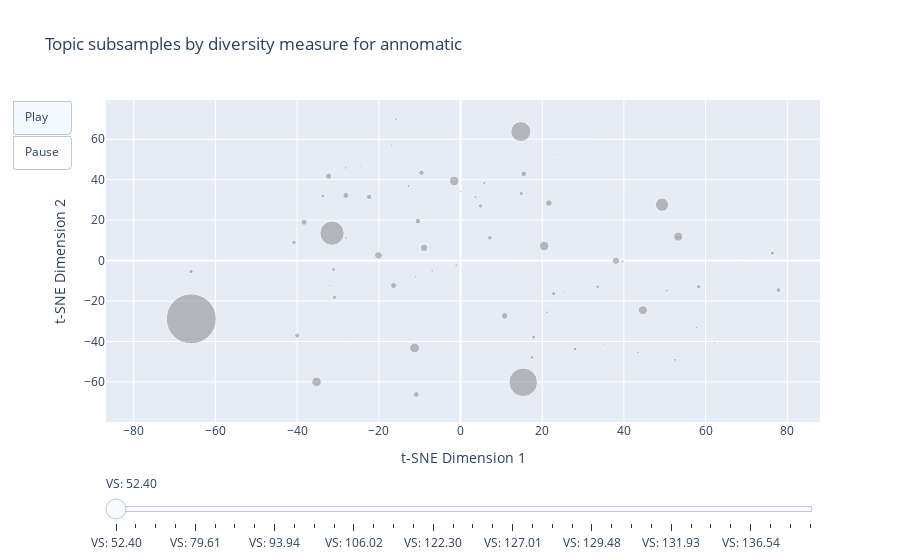
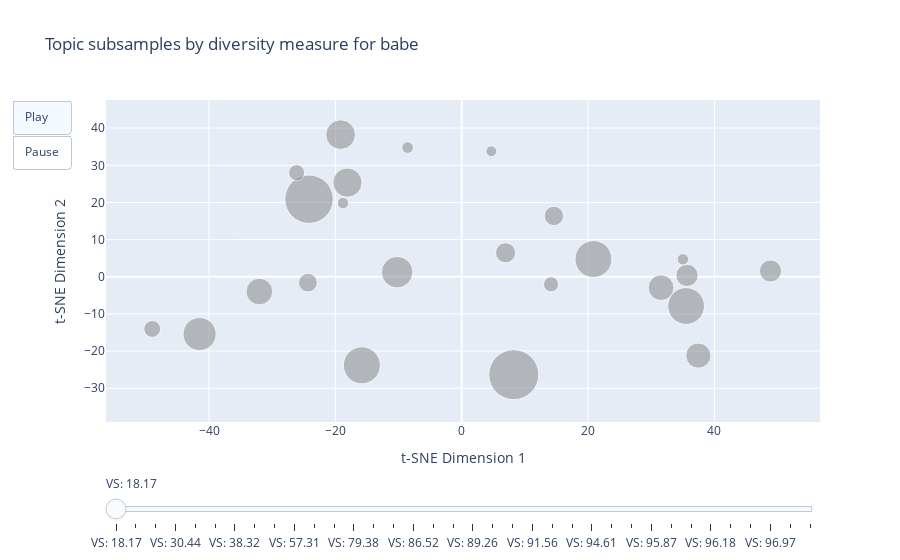
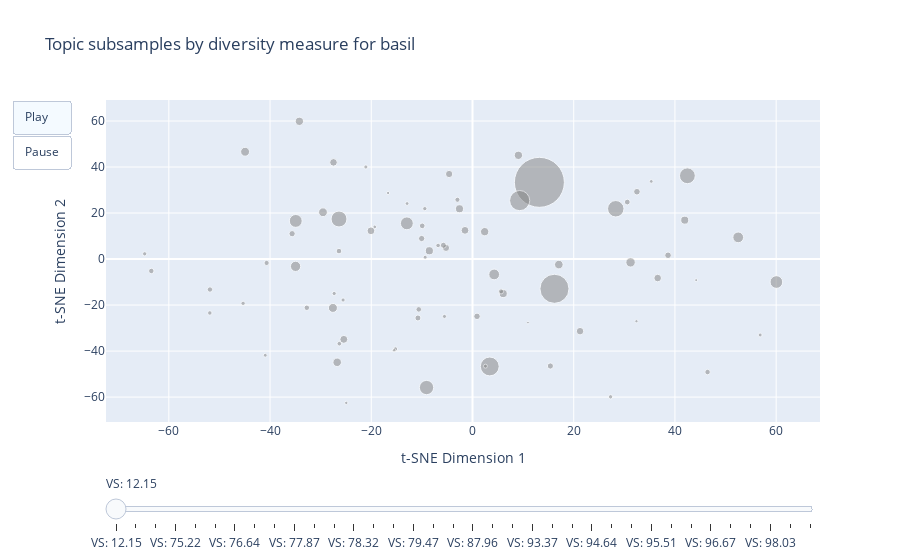

Source (notebook cell) for these figures, in order:
### Code cell
for dataset_name, df in datasets.items():
    topic_subsamples = load_subsamples(dataset_name, "topic")  
    create_plot_for_topics_with_tsne(dataset_name, df, topic_subsamples)

### Figure 1 — Plotly figure (JSON) as saved in the notebook; plotly's stock layout.template omitted (floating-point values rounded to 4 significant figures; data arrays with more than 128 entries replaced by an {"elided": "..."} marker saying what was removed)
{"data": [{"hoverinfo": "text", "marker": {"color": "gray", "opacity": 0.5, "size": {"elided": "133 float values"}}, "mode": "markers", "name": "Whole Dataset", "text": {"elided": "133 str values"}, "type": "scatter", "x": {"elided": "133 float values"}, "y": {"elided": "133 float values"}}], "layout": {"sliders": [{"active": 0, "pad": {"t": 50}, "steps": [{"args": [["alpha_0_001_idx_1"], {"frame": {"duration": 500, "redraw": true}, "mode": "immediate"}], "label": "VS: 52.40", "method": "animate"}, {"args": [["alpha_0_005_idx_3"], {"frame": {"duration": 500, "redraw": true}, "mode": "immediate"}], "label": "VS: 58.18", "method": "animate"}, {"args": [["alpha_0_005_idx_2"], {"frame": {"duration": 500, "redraw": true}, "mode": "immediate"}], "label": "VS: 66.95", "method": "animate"}, {"args": [["alpha_0_01_idx_3"], {"frame": {"duration": 500, "redraw": true}, "mode": "immediate"}], "label": "VS: 78.36", "method": "animate"}, {"args": [["alpha_0_01_idx_1"], {"frame": {"duration": 500, "redraw": true}, "mode": "immediate"}], "label": "VS: 79.61", "method": "animate"}, {"args": [["alpha_0_005_idx_1"], {"frame": {"duration": 500, "redraw": true}, "mode": "immediate"}], "label": "VS: 89.29", "method": "animate"}, {"args": [["alpha_0_001_idx_2"], {"frame": {"duration": 500, "redraw": true}, "mode": "immediate"}], "label": "VS: 90.51", "method": "animate"}, {"args": [["alpha_0_01_idx_2"], {"frame": {"duration": 500, "redraw": true}, "mode": "immediate"}], "label": "VS: 93.80", "method": "animate"}, {"args": [["alpha_0_05_idx_1"], {"frame": {"duration": 500, "redraw": true}, "mode": "immediate"}], "label": "VS: 93.94", "method": "animate"}, {"args": [["alpha_0_001_idx_3"], {"frame": {"duration": 500, "redraw": true}, "mode": "immediate"}], "label": "VS: 96.75", "method": "animate"}, {"args": [["alpha_0_05_idx_3"], {"frame": {"duration": 500, "redraw": true}, "mode": "immediate"}], "label": "VS: 97.51", "method": "animate"}, {"args": [["alpha_0_1_idx_2"], {"frame": {"duration": 500, "redraw": true}, "mode": "immediate"}], "label": "VS: 104.74", "method": "animate"}, {"args": [["alpha_0_05_idx_2"], {"frame": {"duration": 500, "redraw": true}, "mode": "immediate"}], "label": "VS: 106.02", "method": "animate"}, {"args": [["alpha_0_08_idx_1"], {"frame": {"duration": 500, "redraw": true}, "mode": "immediate"}], "label": "VS: 111.77", "method": "animate"}, {"args": [["alpha_0_1_idx_1"], {"frame": {"duration": 500, "redraw": true}, "mode": "immediate"}], "label": "VS: 113.18", "method": "animate"}, {"args": [["alpha_0_1_idx_3"], {"frame": {"duration": 500, "redraw": true}, "mode": "immediate"}], "label": "VS: 119.91", "method": "animate"}, {"args": [["alpha_0_08_idx_2"], {"frame": {"duration": 500, "redraw": true}, "mode": "immediate"}], "label": "VS: 122.30", "method": "animate"}, {"args": [["alpha_0_08_idx_3"], {"frame": {"duration": 500, "redraw": true}, "mode": "immediate"}], "label": "VS: 122.86", "method": "animate"}, {"args": [["alpha_1_idx_3"], {"frame": {"duration": 500, "redraw": true}, "mode": "immediate"}], "label": "VS: 124.06", "method": "animate"}, {"args": [["alpha_1_idx_2"], {"frame": {"duration": 500, "redraw": true}, "mode": "immediate"}], "label": "VS: 125.12", "method": "animate"}, {"args": [["alpha_0_5_idx_1"], {"frame": {"duration": 500, "redraw": true}, "mode": "immediate"}], "label": "VS: 127.01", "method": "animate"}, {"args": [["alpha_1000_idx_3"], {"frame": {"duration": 500, "redraw": true}, "mode": "immediate"}], "label": "VS: 127.21", "method": "animate"}, {"args": [["alpha_1000_idx_1"], {"frame": {"duration": 500, "redraw": true}, "mode": "immediate"}], "label": "VS: 127.89", "method": "animate"}, {"args": [["alpha_10_idx_1"], {"frame": {"duration": 500, "redraw": true}, "mode": "immediate"}], "label": "VS: 129.42", "method": "animate"}, {"args": [["alpha_1_idx_1"], {"frame": {"duration": 500, "redraw": true}, "mode": "immediate"}], "label": "VS: 129.48", "method": "animate"}, {"args": [["alpha_10_idx_2"], {"frame": {"duration": 500, "redraw": true}, "mode": "immediate"}], "label": "VS: 129.65", "method": "animate"}, {"args": [["alpha_0_5_idx_3"], {"frame": {"duration": 500, "redraw": true}, "mode": "immediate"}], "label": "VS: 129.67", "method": "animate"}, {"args": [["alpha_100_idx_3"], {"frame": {"duration": 500, "redraw": true}, "mode": "immediate"}], "label": "VS: 130.66", "method": "animate"}, {"args": [["alpha_0_5_idx_2"], {"frame": {"duration": 500, "redraw": true}, "mode": "immediate"}], "label": "VS: 131.93", "method": "animate"}, {"args": [["alpha_100_idx_2"], {"frame": {"duration": 500, "redraw": true}, "mode": "immediate"}], "label": "VS: 133.29", "method": "animate"}, {"args": [["alpha_100_idx_1"], {"frame": {"duration": 500, "redraw": true}, "mode": "immediate"}], "label": "VS: 134.27", "method": "animate"}, {"args": [["alpha_10_idx_3"], {"frame": {"duration": 500, "redraw": true}, "mode": "immediate"}], "label": "VS: 136.21", "method": "animate"}, {"args": [["alpha_inf_idx_3"], {"frame": {"duration": 500, "redraw": true}, "mode": "immediate"}], "label": "VS: 136.54", "method": "animate"}, {"args": [["alpha_inf_idx_1"], {"frame": {"duration": 500, "redraw": true}, "mode": "immediate"}], "label": "VS: 137.06", "method": "animate"}, {"args": [["alpha_1000_idx_2"], {"frame": {"duration": 500, "redraw": true}, "mode": "immediate"}], "label": "VS: 137.15", "method": "animate"}, {"args": [["alpha_inf_idx_2"], {"frame": {"duration": 500, "redraw": true}, "mode": "immediate"}], "label": "VS: 138.00", "method": "animate"}]}], "title": {"text": "Topic subsamples by diversity measure for annomatic"}, "updatemenus": [{"buttons": [{"args": [null, {"frame": {"duration": 500, "redraw": true}, "fromcurrent": true}], "label": "Play", "method": "animate"}, {"args": [[null], {"frame": {"duration": 0, "redraw": false}, "mode": "immediate"}], "label": "Pause", "method": "animate"}], "showactive": true, "type": "buttons"}], "xaxis": {"title": {"text": "t-SNE Dimension 1"}}, "yaxis": {"title": {"text": "t-SNE Dimension 2"}}}}

### Figure 2 — Plotly figure (JSON) as saved in the notebook; plotly's stock layout.template omitted (floating-point values rounded to 4 significant figures)
{"data": [{"hoverinfo": "text", "marker": {"color": "gray", "opacity": 0.5, "size": [48.45, 33.14, 50, 22.29, 15.12, 25.19, 16.09, 37.02, 11.63, 26.74, 10.85, 37.02, 20.16, 11.43, 11.43, 18.8, 31.59, 29.65, 29.26, 25.78, 22.09, 36.82, 19.38, 16.86]}, "mode": "markers", "name": "Whole Dataset", "text": ["0_transgender_women_gay_sex", "10_police_protesters_black_officers", "11_trump_donald_donald trump_president", "12_china_chinese_coronavirus_wuhan", "13_biden_joe_joe biden_president", "14_tax_cuts_tax cuts_taxes", "15_women_rowling_woman_trans", "16_trump_donald trump_donald_white", "17_muslim_ban_islam_muslims", "18_black_lives_lives matter_black lives", "19_iran_iranian_soleimani_qasem soleimani", "1_border_immigration_illegal_migrants", "20_sanders_bernie_democratic_bernie sanders", "21_green new_new deal_green_deal", "22_christian_christians_christian right_science", "23_white_white people_conservatives_whites", "2_gun_gun control_control_firearms", "3_abortion_pro_women_life", "4_obamacare_health_healthcare_care", "5_vaccine_vaccines_anti_vaccination", "6_student_debt_loan_student loan", "7_coronavirus_trump_pandemic_president", "8_climate_climate change_change_thunberg", "9_floyd_george_george floyd_police"], "type": "scatter", "x": [-24.17, -41.49, 8.231, 35.65, 14.13, 37.45, -26.13, -15.81, -8.572, -32.03, 4.682, 20.84, 6.94, 35.0, -18.8, -24.34, -10.22, -19.18, -18.09, 31.54, 48.86, 35.51, 14.58, -48.98], "y": [20.87, -15.41, -26.34, 0.3668, -2.027, -21.21, 28.01, -23.82, 34.77, -3.978, 33.78, 4.764, 6.462, 4.699, 19.84, -1.583, 1.24, 38.25, 25.34, -2.925, 1.562, -7.863, 16.38, -14.05]}], "layout": {"sliders": [{"active": 0, "pad": {"t": 50}, "steps": [{"args": [["alpha_0_001_idx_1"], {"frame": {"duration": 500, "redraw": true}, "mode": "immediate"}], "label": "VS: 18.17", "method": "animate"}, {"args": [["alpha_0_001_idx_3"], {"frame": {"duration": 500, "redraw": true}, "mode": "immediate"}], "label": "VS: 20.50", "method": "animate"}, {"args": [["alpha_0_01_idx_2"], {"frame": {"duration": 500, "redraw": true}, "mode": "immediate"}], "label": "VS: 25.35", "method": "animate"}, {"args": [["alpha_0_001_idx_2"], {"frame": {"duration": 500, "redraw": true}, "mode": "immediate"}], "label": "VS: 30.44", "method": "animate"}, {"args": [["alpha_0_005_idx_3"], {"frame": {"duration": 500, "redraw": true}, "mode": "immediate"}], "label": "VS: 31.21", "method": "animate"}, {"args": [["alpha_0_005_idx_1"], {"frame": {"duration": 500, "redraw": true}, "mode": "immediate"}], "label": "VS: 34.10", "method": "animate"}, {"args": [["alpha_0_01_idx_3"], {"frame": {"duration": 500, "redraw": true}, "mode": "immediate"}], "label": "VS: 38.32", "method": "animate"}, {"args": [["alpha_0_01_idx_1"], {"frame": {"duration": 500, "redraw": true}, "mode": "immediate"}], "label": "VS: 42.83", "method": "animate"}, {"args": [["alpha_0_08_idx_1"], {"frame": {"duration": 500, "redraw": true}, "mode": "immediate"}], "label": "VS: 55.07", "method": "animate"}, {"args": [["alpha_0_05_idx_1"], {"frame": {"duration": 500, "redraw": true}, "mode": "immediate"}], "label": "VS: 57.31", "method": "animate"}, {"args": [["alpha_0_5_idx_3"], {"frame": {"duration": 500, "redraw": true}, "mode": "immediate"}], "label": "VS: 78.47", "method": "animate"}, {"args": [["alpha_0_08_idx_3"], {"frame": {"duration": 500, "redraw": true}, "mode": "immediate"}], "label": "VS: 79.10", "method": "animate"}, {"args": [["alpha_0_1_idx_3"], {"frame": {"duration": 500, "redraw": true}, "mode": "immediate"}], "label": "VS: 79.38", "method": "animate"}, {"args": [["alpha_0_08_idx_2"], {"frame": {"duration": 500, "redraw": true}, "mode": "immediate"}], "label": "VS: 83.23", "method": "animate"}, {"args": [["alpha_0_05_idx_2"], {"frame": {"duration": 500, "redraw": true}, "mode": "immediate"}], "label": "VS: 84.12", "method": "animate"}, {"args": [["alpha_0_005_idx_2"], {"frame": {"duration": 500, "redraw": true}, "mode": "immediate"}], "label": "VS: 86.52", "method": "animate"}, {"args": [["alpha_0_5_idx_1"], {"frame": {"duration": 500, "redraw": true}, "mode": "immediate"}], "label": "VS: 86.78", "method": "animate"}, {"args": [["alpha_0_05_idx_3"], {"frame": {"duration": 500, "redraw": true}, "mode": "immediate"}], "label": "VS: 88.14", "method": "animate"}, {"args": [["alpha_1_idx_1"], {"frame": {"duration": 500, "redraw": true}, "mode": "immediate"}], "label": "VS: 89.26", "method": "animate"}, {"args": [["alpha_0_5_idx_2"], {"frame": {"duration": 500, "redraw": true}, "mode": "immediate"}], "label": "VS: 89.69", "method": "animate"}, {"args": [["alpha_1_idx_2"], {"frame": {"duration": 500, "redraw": true}, "mode": "immediate"}], "label": "VS: 90.35", "method": "animate"}, {"args": [["alpha_1_idx_3"], {"frame": {"duration": 500, "redraw": true}, "mode": "immediate"}], "label": "VS: 91.56", "method": "animate"}, {"args": [["alpha_0_1_idx_2"], {"frame": {"duration": 500, "redraw": true}, "mode": "immediate"}], "label": "VS: 92.36", "method": "animate"}, {"args": [["alpha_0_1_idx_1"], {"frame": {"duration": 500, "redraw": true}, "mode": "immediate"}], "label": "VS: 93.43", "method": "animate"}, {"args": [["alpha_100_idx_2"], {"frame": {"duration": 500, "redraw": true}, "mode": "immediate"}], "label": "VS: 94.61", "method": "animate"}, {"args": [["alpha_10_idx_1"], {"frame": {"duration": 500, "redraw": true}, "mode": "immediate"}], "label": "VS: 94.98", "method": "animate"}, {"args": [["alpha_1000_idx_2"], {"frame": {"duration": 500, "redraw": true}, "mode": "immediate"}], "label": "VS: 95.52", "method": "animate"}, {"args": [["alpha_10_idx_3"], {"frame": {"duration": 500, "redraw": true}, "mode": "immediate"}], "label": "VS: 95.87", "method": "animate"}, {"args": [["alpha_inf_idx_3"], {"frame": {"duration": 500, "redraw": true}, "mode": "immediate"}], "label": "VS: 95.97", "method": "animate"}, {"args": [["alpha_inf_idx_1"], {"frame": {"duration": 500, "redraw": true}, "mode": "immediate"}], "label": "VS: 96.09", "method": "animate"}, {"args": [["alpha_inf_idx_2"], {"frame": {"duration": 500, "redraw": true}, "mode": "immediate"}], "label": "VS: 96.18", "method": "animate"}, {"args": [["alpha_1000_idx_1"], {"frame": {"duration": 500, "redraw": true}, "mode": "immediate"}], "label": "VS: 96.25", "method": "animate"}, {"args": [["alpha_100_idx_3"], {"frame": {"duration": 500, "redraw": true}, "mode": "immediate"}], "label": "VS: 96.31", "method": "animate"}, {"args": [["alpha_1000_idx_3"], {"frame": {"duration": 500, "redraw": true}, "mode": "immediate"}], "label": "VS: 96.97", "method": "animate"}, {"args": [["alpha_100_idx_1"], {"frame": {"duration": 500, "redraw": true}, "mode": "immediate"}], "label": "VS: 98.22", "method": "animate"}, {"args": [["alpha_10_idx_2"], {"frame": {"duration": 500, "redraw": true}, "mode": "immediate"}], "label": "VS: 99.86", "method": "animate"}]}], "title": {"text": "Topic subsamples by diversity measure for babe"}, "updatemenus": [{"buttons": [{"args": [null, {"frame": {"duration": 500, "redraw": true}, "fromcurrent": true}], "label": "Play", "method": "animate"}, {"args": [[null], {"frame": {"duration": 0, "redraw": false}, "mode": "immediate"}], "label": "Pause", "method": "animate"}], "showactive": true, "type": "buttons"}], "xaxis": {"title": {"text": "t-SNE Dimension 1"}}, "yaxis": {"title": {"text": "t-SNE Dimension 2"}}}}

### Figure 3 — Plotly figure (JSON) as saved in the notebook; plotly's stock layout.template omitted (floating-point values rounded to 4 significant figures)
{"data": [{"hoverinfo": "text", "marker": {"color": "gray", "opacity": 0.5, "size": [50, 10.75, 10.24, 15.92, 8.925, 8.621, 8.519, 8.316, 8.316, 8.316, 8.012, 29.11, 8.012, 7.911, 7.809, 8.824, 12.88, 7.505, 7.606, 7.099, 8.012, 7.606, 18.86, 7.302, 6.592, 6.288, 6.187, 6.491, 5.984, 5.68, 5.578, 5.477, 5.477, 15.82, 5.477, 5.071, 6.592, 7.809, 5.172, 4.462, 6.288, 5.071, 4.361, 4.564, 20.18, 5.578, 4.26, 9.432, 9.026, 4.158, 5.375, 4.158, 4.361, 4.26, 4.057, 14.3, 4.057, 4.158, 3.955, 3.854, 4.361, 3.753, 3.651, 3.955, 3.347, 3.753, 16.43, 3.245, 3.245, 4.665, 5.781, 8.114, 2.941, 2.637, 3.448, 5.984, 12.68, 12.88, 10.75]}, "mode": "markers", "name": "Whole Dataset", "text": ["0_said_don_think_ve", "10_benghazi_state department_department_talking points", "11_cantor_mccarthy_labrador_mr cantor", "12_democrats_republicans_seats_house", "13_medicare_care_ryan_health", "14_bloomberg_trump_mr bloomberg_mr trump", "15_strzok_mr strzok_fbi_inspector general", "16_santorum_theology_santorum said_phony", "17_social security_aarp_social_security", "18_netanyahu_iran_israel_nuclear", "19_mattis_mr mattis_syria_resignation", "1_photo_twitter_weiner_cruz", "20_marijuana_colorado_nebraska_oklahoma", "21_tea_tea party_party_naacp", "22_biden_ryan_mr biden_vice", "23_pelosi_ms pelosi_ms_nancy pelosi", "24_immigration_schumer_senate_mcconnell", "25_ferguson_police_holder_protesters", "26_tax_cuts_tax cuts_corker", "27_blumenthal_vietnam_served vietnam_mr blumenthal", "28_mexico_wall_fox_mexican", "29_indiana_law_pence_religious", "2_court_mart_wal_wal mart", "30_stone_mr stone_indictment_wikileaks", "31_constitution_document_reading_read", "32_christie_mr christie_jersey_new jersey", "33_hunter_campaign_campaign funds_funds", "34_data_intelligence_internet_program", "35_lepage_mr lepage_gattine_governor", "36_putin_meeting_cancel_trump cancel", "37_cowan_patrick_kerry_mr cowan", "38_gorsuch_judge_judge gorsuch_filibuster", "39_lerner_irs_ms lerner_issa", "3_marriage_sex_couples_gay", "40_elephants_conservation_elephant_hunting", "41_rubio_foreign_rubio said_cuba", "42_emergency_national emergency_wall_national", "43_override_veto_vote_victims", "44_impeachment_impeach_tlaib_ms", "45_subpoenas_committee_flynn_new jersey", "46_schiff_mr schiff_collusion_committee", "47_did_respond_comment_immediately respond", "48_packages_devices_package_addressed", "49_romney_mr romney_abortion_convention", "4_country_people_american_going", "50_scalise_police_capitol police_baseball", "51_obama_president obama_mr obama_said obama", "52_religious_arizona_religious liberty_religion", "53_mueller_investigation_2016_russia", "54_iowa_braley_grassley_farmers", "55_wikileaks_trump jr_jr_messages", "56_catholic_ryan_budget_bishops", "57_jackson_mr jackson_guilty_plea", "58_lieberman_mr lieberman_trump_mr", "59_moore_alabama_allegations_mr moore", "5_clinton_emails_email_mrs clinton", "60_sestak_mr sestak_clinton_advisory", "61_boehner_john boehner_speaker_speaker john", "62_farenthold_harassment_sexual_sexual harassment", "63_steele_mr steele_rnc_kristol", "64_report_barr_mueller_mueller report", "65_perry_arpaio_border_sheriff", "66_huckabee_mr huckabee_evangelical_arkansas", "67_tax_returns_paid_rate", "68_grimm_mr grimm_charges_fraud", "69_afghanistan_war_war afghanistan_afghanistan war", "6_shutdown_wall_government_border", "70_mosque_center_reid_built", "71_lauten_malia_dress_judged", "72_flynn_lied_flynn lied_badly", "73_daca_protections_arrivals_childhood arrivals", "74_akin_republican_republican party_race", "75_hutchinson_mr hutchinson_seth hutchinson_seth", "76_video_camera_youtube_blurred", "77_cohen_mr cohen_lie_lie congress", "78_white house_white_house_mails", "7_gun_school_schools_weapons", "8_sanders_clinton_trade_deal", "9_citizenship_born_birthright_executive order"], "type": "scatter", "x": [13.21, 4.281, -34.96, -26.38, -44.93, 17.06, -26.74, 2.406, -34.2, 9.068, -2.568, 16.19, 6.072, -25.43, -1.484, -29.54, -34.92, 21.25, -27.46, -5.232, 41.94, 36.59, 3.41, -4.613, 38.64, -10.04, 15.39, 0.8903, -10.78, -9.932, -26.38, -63.46, -32.74, 42.46, 46.45, -2.977, 32.49, -20.06, -40.68, -51.9, -35.64, 5.643, 27.28, -6.794, 9.322, -10.62, -9.421, 31.23, -27.58, -27.33, -51.87, -25.57, -15.22, -64.77, -5.54, -9.083, -9.354, -21.07, 2.556, -40.95, -45.33, 35.32, -19.31, 56.84, -24.94, -12.92, 28.31, -16.68, 32.39, -26.31, 30.58, -8.524, 44.19, 10.96, -15.51, -5.75, 60.04, -12.97, 52.5], "y": [33.35, -6.685, -3.17, 17.41, 46.65, -2.401, -44.87, 11.9, 59.88, 45.1, 21.86, -12.92, -15.0, -34.9, 12.48, 20.34, 16.58, -31.34, 42.03, 4.845, 16.91, -8.261, -46.68, 36.97, 1.645, 8.927, -46.49, -24.9, -25.62, 14.43, 3.467, -5.179, -21.17, 36.2, -49.11, 25.77, 29.25, 12.27, -1.695, -23.43, 11.02, -14.06, -59.89, 5.911, 25.42, -21.88, 21.9, -1.429, -21.23, -14.97, -13.25, -17.8, -39.1, 2.268, -24.93, -55.84, 0.7909, 40.03, -46.56, -41.82, -19.25, 33.76, 13.98, -33.0, -62.52, 24.13, 21.86, 28.71, -27.02, -36.79, 24.78, 3.601, -9.15, -27.61, -39.67, 6.011, -9.988, 15.52, 9.428]}], "layout": {"sliders": [{"active": 0, "pad": {"t": 50}, "steps": [{"args": [["alpha_0_001_idx_1"], {"frame": {"duration": 500, "redraw": true}, "mode": "immediate"}], "label": "VS: 12.15", "method": "animate"}, {"args": [["alpha_0_05_idx_2"], {"frame": {"duration": 500, "redraw": true}, "mode": "immediate"}], "label": "VS: 72.75", "method": "animate"}, {"args": [["alpha_0_08_idx_3"], {"frame": {"duration": 500, "redraw": true}, "mode": "immediate"}], "label": "VS: 73.30", "method": "animate"}, {"args": [["alpha_0_05_idx_1"], {"frame": {"duration": 500, "redraw": true}, "mode": "immediate"}], "label": "VS: 75.22", "method": "animate"}, {"args": [["alpha_0_001_idx_2"], {"frame": {"duration": 500, "redraw": true}, "mode": "immediate"}], "label": "VS: 75.53", "method": "animate"}, {"args": [["alpha_0_005_idx_1"], {"frame": {"duration": 500, "redraw": true}, "mode": "immediate"}], "label": "VS: 76.11", "method": "animate"}, {"args": [["alpha_0_1_idx_1"], {"frame": {"duration": 500, "redraw": true}, "mode": "immediate"}], "label": "VS: 76.64", "method": "animate"}, {"args": [["alpha_0_005_idx_2"], {"frame": {"duration": 500, "redraw": true}, "mode": "immediate"}], "label": "VS: 77.26", "method": "animate"}, {"args": [["alpha_0_005_idx_3"], {"frame": {"duration": 500, "redraw": true}, "mode": "immediate"}], "label": "VS: 77.47", "method": "animate"}, {"args": [["alpha_0_08_idx_1"], {"frame": {"duration": 500, "redraw": true}, "mode": "immediate"}], "label": "VS: 77.87", "method": "animate"}, {"args": [["alpha_0_001_idx_3"], {"frame": {"duration": 500, "redraw": true}, "mode": "immediate"}], "label": "VS: 78.09", "method": "animate"}, {"args": [["alpha_0_01_idx_2"], {"frame": {"duration": 500, "redraw": true}, "mode": "immediate"}], "label": "VS: 78.26", "method": "animate"}, {"args": [["alpha_0_05_idx_3"], {"frame": {"duration": 500, "redraw": true}, "mode": "immediate"}], "label": "VS: 78.32", "method": "animate"}, {"args": [["alpha_0_01_idx_3"], {"frame": {"duration": 500, "redraw": true}, "mode": "immediate"}], "label": "VS: 78.55", "method": "animate"}, {"args": [["alpha_0_01_idx_1"], {"frame": {"duration": 500, "redraw": true}, "mode": "immediate"}], "label": "VS: 78.75", "method": "animate"}, {"args": [["alpha_0_1_idx_3"], {"frame": {"duration": 500, "redraw": true}, "mode": "immediate"}], "label": "VS: 79.47", "method": "animate"}, {"args": [["alpha_0_08_idx_2"], {"frame": {"duration": 500, "redraw": true}, "mode": "immediate"}], "label": "VS: 79.62", "method": "animate"}, {"args": [["alpha_0_1_idx_2"], {"frame": {"duration": 500, "redraw": true}, "mode": "immediate"}], "label": "VS: 79.80", "method": "animate"}, {"args": [["alpha_0_5_idx_1"], {"frame": {"duration": 500, "redraw": true}, "mode": "immediate"}], "label": "VS: 87.96", "method": "animate"}, {"args": [["alpha_1_idx_2"], {"frame": {"duration": 500, "redraw": true}, "mode": "immediate"}], "label": "VS: 88.83", "method": "animate"}, {"args": [["alpha_1_idx_1"], {"frame": {"duration": 500, "redraw": true}, "mode": "immediate"}], "label": "VS: 92.75", "method": "animate"}, {"args": [["alpha_0_5_idx_3"], {"frame": {"duration": 500, "redraw": true}, "mode": "immediate"}], "label": "VS: 93.37", "method": "animate"}, {"args": [["alpha_1_idx_3"], {"frame": {"duration": 500, "redraw": true}, "mode": "immediate"}], "label": "VS: 93.38", "method": "animate"}, {"args": [["alpha_10_idx_3"], {"frame": {"duration": 500, "redraw": true}, "mode": "immediate"}], "label": "VS: 94.12", "method": "animate"}, {"args": [["alpha_100_idx_1"], {"frame": {"duration": 500, "redraw": true}, "mode": "immediate"}], "label": "VS: 94.64", "method": "animate"}, {"args": [["alpha_0_5_idx_2"], {"frame": {"duration": 500, "redraw": true}, "mode": "immediate"}], "label": "VS: 95.30", "method": "animate"}, {"args": [["alpha_1000_idx_1"], {"frame": {"duration": 500, "redraw": true}, "mode": "immediate"}], "label": "VS: 95.43", "method": "animate"}, {"args": [["alpha_10_idx_1"], {"frame": {"duration": 500, "redraw": true}, "mode": "immediate"}], "label": "VS: 95.51", "method": "animate"}, {"args": [["alpha_1000_idx_3"], {"frame": {"duration": 500, "redraw": true}, "mode": "immediate"}], "label": "VS: 95.53", "method": "animate"}, {"args": [["alpha_100_idx_2"], {"frame": {"duration": 500, "redraw": true}, "mode": "immediate"}], "label": "VS: 95.99", "method": "animate"}, {"args": [["alpha_100_idx_3"], {"frame": {"duration": 500, "redraw": true}, "mode": "immediate"}], "label": "VS: 96.67", "method": "animate"}, {"args": [["alpha_inf_idx_1"], {"frame": {"duration": 500, "redraw": true}, "mode": "immediate"}], "label": "VS: 96.87", "method": "animate"}, {"args": [["alpha_1000_idx_2"], {"frame": {"duration": 500, "redraw": true}, "mode": "immediate"}], "label": "VS: 97.31", "method": "animate"}, {"args": [["alpha_inf_idx_3"], {"frame": {"duration": 500, "redraw": true}, "mode": "immediate"}], "label": "VS: 98.03", "method": "animate"}, {"args": [["alpha_inf_idx_2"], {"frame": {"duration": 500, "redraw": true}, "mode": "immediate"}], "label": "VS: 98.27", "method": "animate"}, {"args": [["alpha_10_idx_2"], {"frame": {"duration": 500, "redraw": true}, "mode": "immediate"}], "label": "VS: 98.48", "method": "animate"}]}], "title": {"text": "Topic subsamples by diversity measure for basil"}, "updatemenus": [{"buttons": [{"args": [null, {"frame": {"duration": 500, "redraw": true}, "fromcurrent": true}], "label": "Play", "method": "animate"}, {"args": [[null], {"frame": {"duration": 0, "redraw": false}, "mode": "immediate"}], "label": "Pause", "method": "animate"}], "showactive": true, "type": "buttons"}], "xaxis": {"title": {"text": "t-SNE Dimension 1"}}, "yaxis": {"title": {"text": "t-SNE Dimension 2"}}}}
